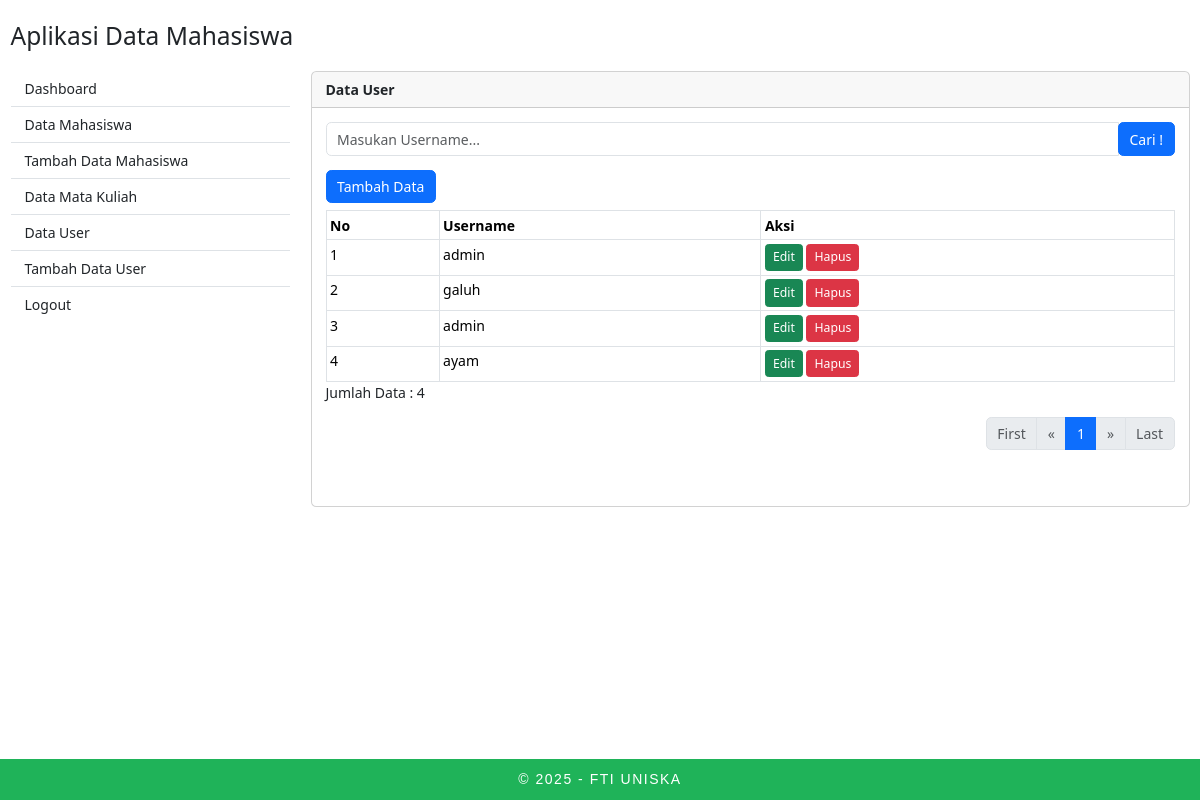
The page /admin/index.php?page=user-show (signed in) on the database its author committed.
### tables this page shows
CREATE TABLE `user` (
  `id` int(11) NOT NULL,
  `username` varchar(20) NOT NULL,
  `password` varchar(255) NOT NULL
);

### user/user_show.php (the view, shortened to what this page needs)
<div class="card">
    <div class="card-header">
        <strong>Data User</strong>
    </div>
    <div class="card-body">
        <form action="?page=user-show" method="POST">
            <div class=" input-group mb-3">
                <input type="text" class="form-control" placeholder="Masukan Username..." name="keyword">
                <div class="input-group-append">
                    <button class="btn btn-primary" type="submit" value="Cari" id="button-search" name="search">Cari !</button>
                </div>
            </div>
        </form>
        <a href="?page=user-add" class="btn btn-primary mb-2">Tambah Data</a>
        <div class="table-responsive">
            <table class="table table-sm table-bordered table-hover m-0">
                <?php
                $limit = 5;
                $page = isset($_GET["halaman"]) ? (int) $_GET["halaman"] : 1;
                $mulai = ($page > 1) ? ($page * $limit) - $limit : 0;
                $query = mysqli_query($con, "SELECT * FROM user LIMIT $mulai, $limit") or die(mysqli_error);
                ?>
                <thead>
                    <tr>
                        <th>No</th>
                        <th>Username</th>
                        <th>Aksi</th>
                    </tr>
                </thead>
                <tbody>
                    <?php
                    $no = $mulai + 1;
                    while ($data = mysqli_fetch_array($query)) {
                    ?>
                        <tr>
                            <td><?php echo $no ?></td>
                            <td><?php echo $data['username']; ?></td>
                            <td>
                                <a class="btn btn-sm btn-success" href="?page=user-edit&id=<?php echo $data['id']; ?>">Edit</a>
                                <a class="btn btn-sm btn-danger" href="../user/user_delete.php?id=<?php echo $data['id']; ?>" onclick="return
confirm('Anda yakin mau menghapus item ini ?')">Hapus</a>
                            </td>
                        </tr>
                    <?php
                        $no++;
                    }
                    ?>
                </tbody>
            </table>
        </div>
        <?php
        $result = mysqli_query($con, "SELECT * FROM user");
        $total_records = mysqli_num_rows($result);
        ?>
        <p>Jumlah Data : <?php echo $total_records; ?></p>
        <nav class="mb-5">
            <ul class="pagination justify-content-end">
                <?php
                $jumlah_page = ceil($total_records / $limit);
                $jumlah_number = 1;
                $start_number = ($page > $jumlah_number) ? $page - $jumlah_number : 1;
                $end_number = ($page < ($jumlah_page - $jumlah_number)) ? $page + $jumlah_number : $jumlah_page;
                if ($page == 1) {
                    echo '<li class="page-item disabled"><a class="page-link" href="#">First</a></li>';
                    echo '<li class="page-item disabled"><a class="page-link" href="#"><span aria-hidden="true">&laquo;</span></a></li>';
                }
                for ($i = $start_number; $i <= $end_number; $i++) {
                    $link_active = ($page == $i) ? ' active' : '';
                    echo '<li class="page-item ' . $link_active . '"><a class="page-link" href="?page=user-show&halaman=' . $i . '">' . $i .
                        '</a></li>';
                }
                if ($page == $jumlah_page) {
                    echo '<li class="page-item disabled"><a class="page-link" href="#"><span aria-hidden="true">&raquo;</span></a></li>';
                    echo '<li class="page-item disabled"><a class="page-link" href="#">Last</a></li>';
                }
                ?>
            </ul>
        </nav>
    </div>
</div>

### admin/index.php (style rules this page uses)
body { margin-bottom: 6em; }
* { font-size: 14px; }

### rows shown on the page
user: username "admin"
user: username "galuh"
user: username "admin"
user: username "ayam"

### other values the page prints
$total_records "4"
